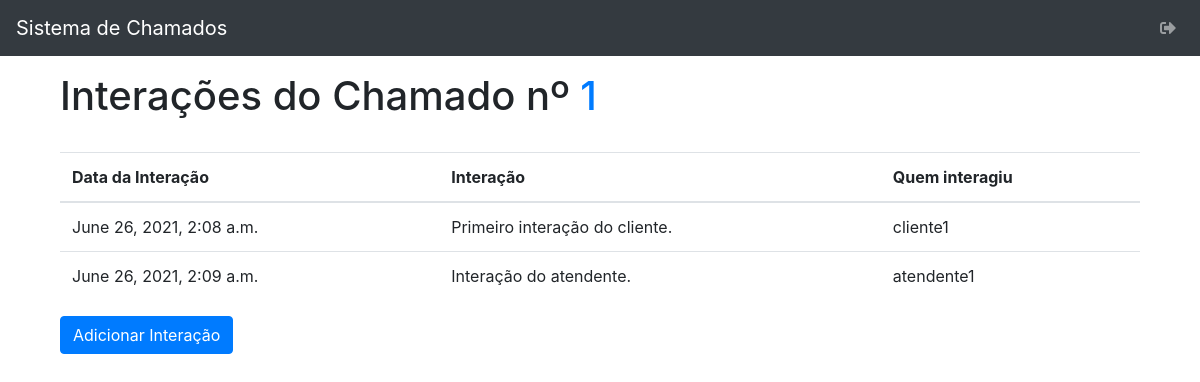
Page /chamado_interacao_list/1/ (signed in) on the earlier database version.
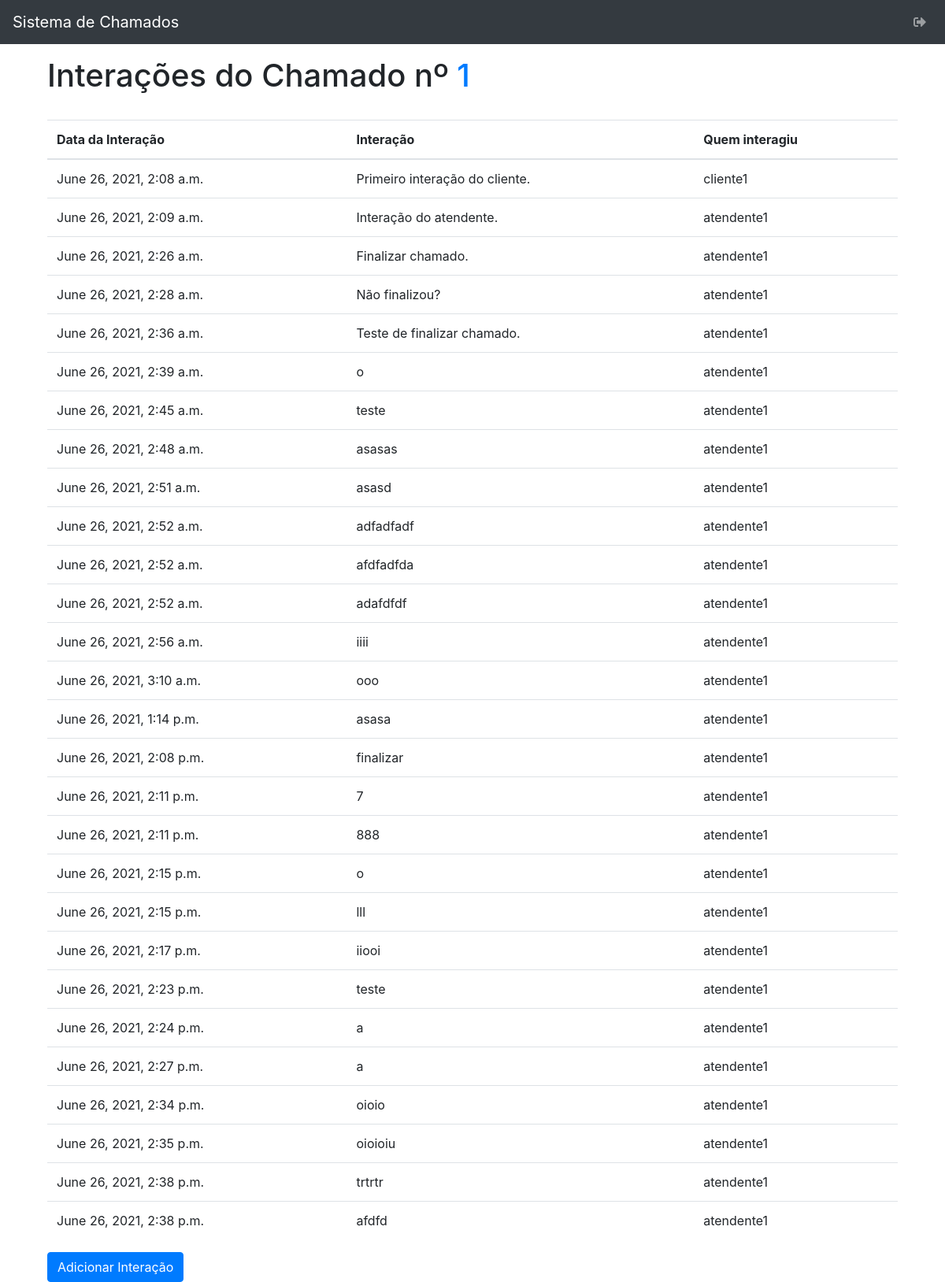
Same page on the later database version.
### helpdesk/models.py (models this page shows, shortened)
class Chamado_Interacao(models.Model):
    fk_chamado = models.ForeignKey(Chamado, on_delete=models.CASCADE)
    fk_user = models.ForeignKey(User, on_delete=models.CASCADE, null=True)
    interacao = models.CharField(max_length=200)
    data_interacao = models.DateTimeField(auto_now_add=True, blank=True)

### helpdesk/views.py (the view)
# urls.py: path('chamado_interacao_list/<str:chamado>/', chamado_interacao_list, name='chamado_interacao_list'),
@login_required(login_url='cliente_login')
@login_required(login_url='atendente_login')
def chamado_interacao_list(request, chamado):
    if request.user.is_authenticated:
        if Atendente.objects.filter(user_id=request.user.id).exists():
            profile = 'atendente'
        elif Cliente.objects.filter(user_id=request.user.id).exists():
            profile = 'cliente'
    else:
        profile = ''
    chamado_interacao = Chamado_Interacao.objects.filter(fk_chamado=chamado)
    context = {'interacao': chamado_interacao, 'chamado': chamado, 'profile': profile }
    return render(request, 'chamado_interacao/chamado_interacao_list.html', context)

### helpdesk/templates/chamado_interacao/chamado_interacao_list.html (shortened to what this page needs)
{% extends '../base.html' %}
{% block content %}
<div class="row">
    <div class="col-12">
       <h1>
           Interações do Chamado nº
           {% if profile == 'cliente' %}
            <a href="{% url 'chamado_list' filter='cliente_logged' %}">{{ chamado }}</a>
           {% elif profile == 'atendente' %}
           <a href="{% url 'chamado_list' filter='atendente_logged' %}">{{ chamado }}</a>
           {% endif %}
       </h1>
     </div>
</div>
<div class="row mt-4">
    <div class="col-12">
        <table class="table">
            <thead>
                <tr>
                    <th>Data da Interação</th>
                    <th>Interação</th>
                    <th>Quem interagiu</th>
                </tr>
            </thead>
            <tbody>
            {% for i in interacao %}
                <tr>
                    <td>{{ i.data_interacao }}</td>
                    <td>{{ i.interacao }}</td>
                    <td>{{ i.fk_user }}</td>
                </tr>
            {% endfor %}
            </tbody>
        </table>
        <a href="{% url 'chamado_interacao_create' id_chamado=chamado %}">
            <button type="submit" class="btn btn-primary">
                Adicionar Interação
            </button>
        </a>
    </div>
</div>
{% endblock content %}

### helpdesk/templates/base.html (shortened to what this page needs)
<!DOCTYPE html>
<html lang="pt-br">
<head>
    {% load staticfiles %}
    <link href="{% static 'css/bootstrap.min.css' %}" rel="stylesheet">
    <link href="{% static 'css/style.css' %}" rel="stylesheet">
    <link rel="stylesheet" href="https://use.fontawesome.com/releases/v5.13.0/css/all.css">
</head>
<body>
    <div class="container-fluid">
        <div class="row">
            <nav class="navbar navbar-expand-lg navbar-dark bg-dark col-12 mb-3">
              <a class="navbar-brand" href="{% url 'home' %}">Sistema de Chamados</a>
                <div class="navbar-collapse collapse w-100 order-3 dual-collapse2">
                    <ul class="navbar-nav ml-auto">
                        <li class="nav-item text-white">
                            {% if request.user.is_authenticated %}
                                <a class="nav-link" href="{% url 'user_logout' %}"><i class="fas fa-sign-out-alt"></i></a>
                            {% else %}
                                <a class="nav-link text-white" href="{% url 'cliente_login' %}">Entrar na área do cliente<span class="sr-only">(current)</span></a>
                            {% endif %}
                        </li>
                    </ul>
                </div>
        </nav>
        </div>
    </div>
    <div class="container">
        <div class="col-12">
            {% block content %}
            {% endblock %}
        </div>
    </div>
</body>
</html>

Differences in the rows shown:
added Chamado_Interacao: data_interacao "June 26, 2021, 2:26 a.m.", interacao "Finalizar chamado.", fk_user "atendente1"
added Chamado_Interacao: data_interacao "June 26, 2021, 2:28 a.m.", interacao "Não finalizou?", fk_user "atendente1"
added Chamado_Interacao: data_interacao "June 26, 2021, 2:36 a.m.", interacao "Teste de finalizar chamado.", fk_user "atendente1"
added Chamado_Interacao: data_interacao "June 26, 2021, 2:39 a.m.", interacao "o", fk_user "atendente1"
added Chamado_Interacao: data_interacao "June 26, 2021, 2:45 a.m.", interacao "teste", fk_user "atendente1"
added Chamado_Interacao: data_interacao "June 26, 2021, 2:48 a.m.", interacao "asasas", fk_user "atendente1"
added Chamado_Interacao: data_interacao "June 26, 2021, 2:51 a.m.", interacao "asasd", fk_user "atendente1"
added Chamado_Interacao: data_interacao "June 26, 2021, 2:52 a.m.", interacao "adfadfadf", fk_user "atendente1"
added Chamado_Interacao: data_interacao "June 26, 2021, 2:52 a.m.", interacao "afdfadfda", fk_user "atendente1"
added Chamado_Interacao: data_interacao "June 26, 2021, 2:52 a.m.", interacao "adafdfdf", fk_user "atendente1"
added Chamado_Interacao: data_interacao "June 26, 2021, 2:56 a.m.", interacao "iiii", fk_user "atendente1"
added Chamado_Interacao: data_interacao "June 26, 2021, 3:10 a.m.", interacao "ooo", fk_user "atendente1"
added Chamado_Interacao: data_interacao "June 26, 2021, 1:14 p.m.", interacao "asasa", fk_user "atendente1"
added Chamado_Interacao: data_interacao "June 26, 2021, 2:08 p.m.", interacao "finalizar", fk_user "atendente1"
added Chamado_Interacao: data_interacao "June 26, 2021, 2:11 p.m.", interacao "7", fk_user "atendente1"
added Chamado_Interacao: data_interacao "June 26, 2021, 2:11 p.m.", interacao "888", fk_user "atendente1"
added Chamado_Interacao: data_interacao "June 26, 2021, 2:15 p.m.", interacao "o", fk_user "atendente1"
added Chamado_Interacao: data_interacao "June 26, 2021, 2:15 p.m.", interacao "lll", fk_user "atendente1"
added Chamado_Interacao: data_interacao "June 26, 2021, 2:17 p.m.", interacao "iiooi", fk_user "atendente1"
added Chamado_Interacao: data_interacao "June 26, 2021, 2:23 p.m.", interacao "teste", fk_user "atendente1"
added Chamado_Interacao: data_interacao "June 26, 2021, 2:24 p.m.", interacao "a", fk_user "atendente1"
added Chamado_Interacao: data_interacao "June 26, 2021, 2:27 p.m.", interacao "a", fk_user "atendente1"
added Chamado_Interacao: data_interacao "June 26, 2021, 2:34 p.m.", interacao "oioio", fk_user "atendente1"
added Chamado_Interacao: data_interacao "June 26, 2021, 2:35 p.m.", interacao "oioioiu", fk_user "atendente1"
added Chamado_Interacao: data_interacao "June 26, 2021, 2:38 p.m.", interacao "trtrtr", fk_user "atendente1"
added Chamado_Interacao: data_interacao "June 26, 2021, 2:38 p.m.", interacao "afdfd", fk_user "atendente1"
